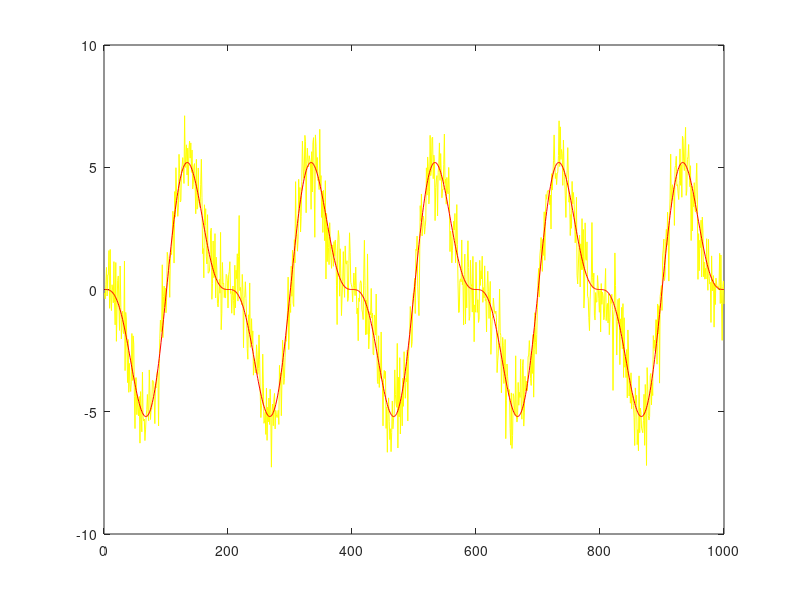

The MATLAB source for this figure: (Note: this script raises an error after producing the figure.)
clear all
clc
t=linspace(-5,5,1000);
s = 2*sin(2*pi*t)+4*sin(pi*t);
T = 2*pi/pi*100;
n = randn(1,length(t));
a = linspace(0,30,31);
a_len = length(a);
a_t = zeros(1,a_len);
weight = zeros(1,a_len);
x = zeros(1000,a_len);
corr_sx = zeros(a_len,1);
xcorr_x = zeros(2*1000-1,a_len);
for i = 1:length(a)
    x(:,i) = s + a(i)*n ;    
    corr_sx(i) = corr(s',x(:,i));
    if a(i)==1
        figure(1)
        plot(x(:,i),'y');
        hold on;
        plot(s,'r');
        hold on;
        figure(2)
        xcorr_x(:,i) = xcorr(x(:,i),s,'biased')';
        [pks,locs]=findpeaks(xcorr_x(:,i));
        lo_cs = find(pks>0.1);
        locs = locs(lo_cs);
        T_c = mean(diff(locs));
        plot( xcorr_x(:,i));
    end
end
    figure(3)
    plot(0:30,corr_sx,'o');
disp('Original period?');disp(T);
disp('Period tested by correlation?');disp(T_c);